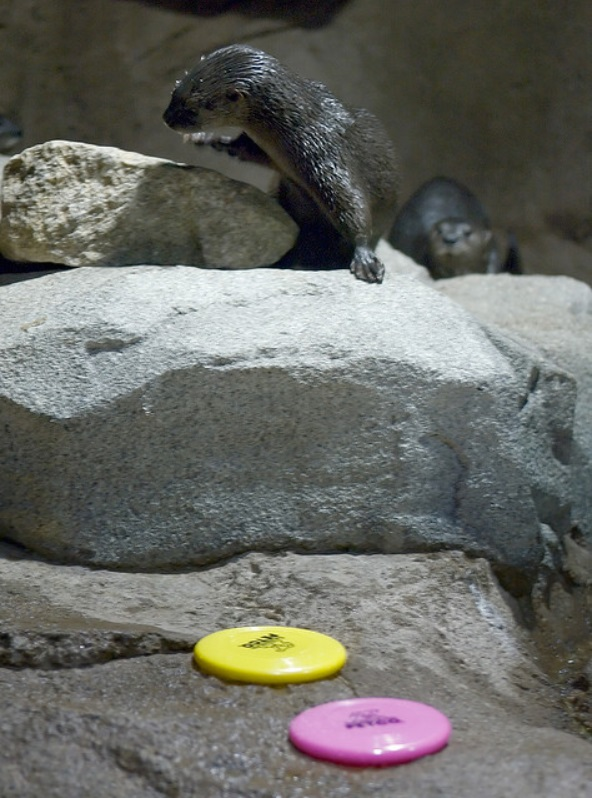
#> input picture Image Processing/HW3/q1/1.jpg, 592 x 798 px; the run also reads 1 picture not shown here
$ python sol.py
#> lines starting #> are read from the running program, lines starting #| are printed output that depends on the picture; long printed decimals are rounded
# Itamar Brotzky, 207931296
# Or Diner, 207035809

import cv2
import numpy as np
import matplotlib.pyplot as plt

# original image
image0 = cv2.imread("1.jpg", cv2.IMREAD_GRAYSCALE)
#> image0: shape (798, 592); min 0, max 255, mean 104.3

image1 = cv2.imread("image_1.jpg", cv2.IMREAD_GRAYSCALE)
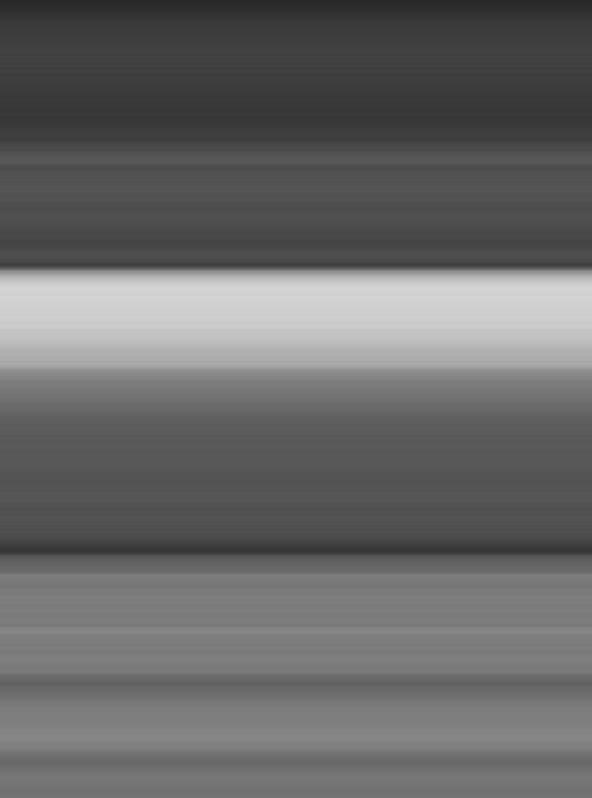
#> input picture Image Processing/HW3/q1/image_1.jpg, 592 x 798 px
#> image1 is the input picture: shape (798, 592); min 40, max 212, mean 104.3
image2 = cv2.imread("image_2.jpg", cv2.IMREAD_GRAYSCALE)
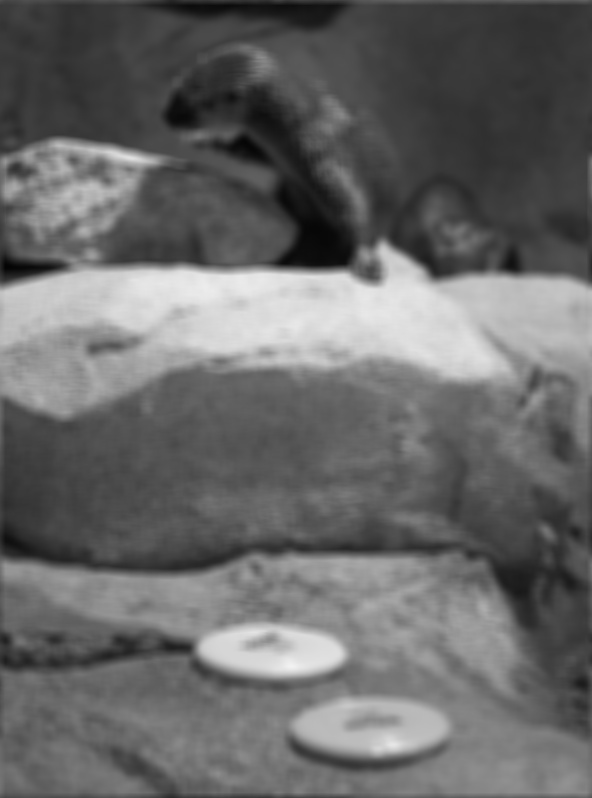
#> input picture Image Processing/HW3/q1/image_2.jpg, 592 x 798 px
#> image2 is the input picture: shape (798, 592); min 4, max 242, mean 104.3
image3 = cv2.imread("image_3.jpg", cv2.IMREAD_GRAYSCALE)
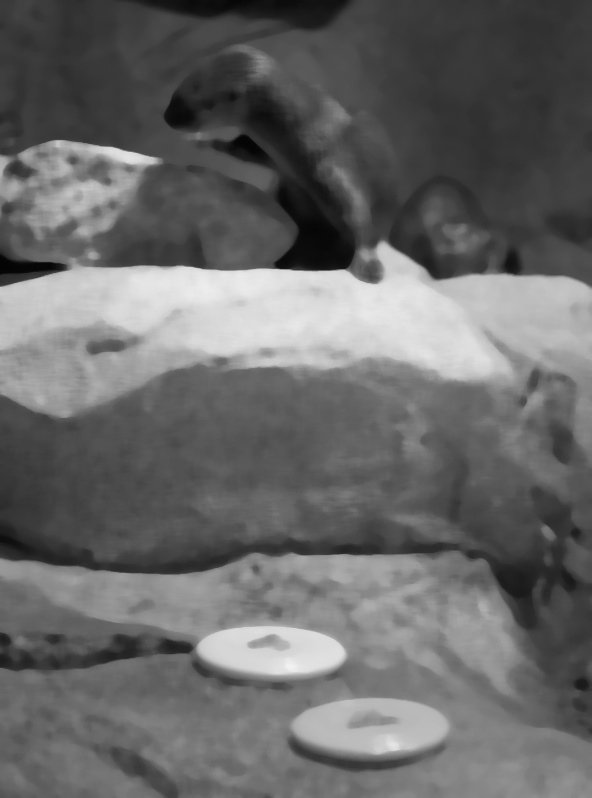
#> input picture Image Processing/HW3/q1/image_3.jpg, 592 x 798 px
#> image3 is the input picture: shape (798, 592); min 2, max 242, mean 104.3
image4 = cv2.imread("image_4.jpg", cv2.IMREAD_GRAYSCALE)
image5 = cv2.imread("image_5.jpg", cv2.IMREAD_GRAYSCALE)
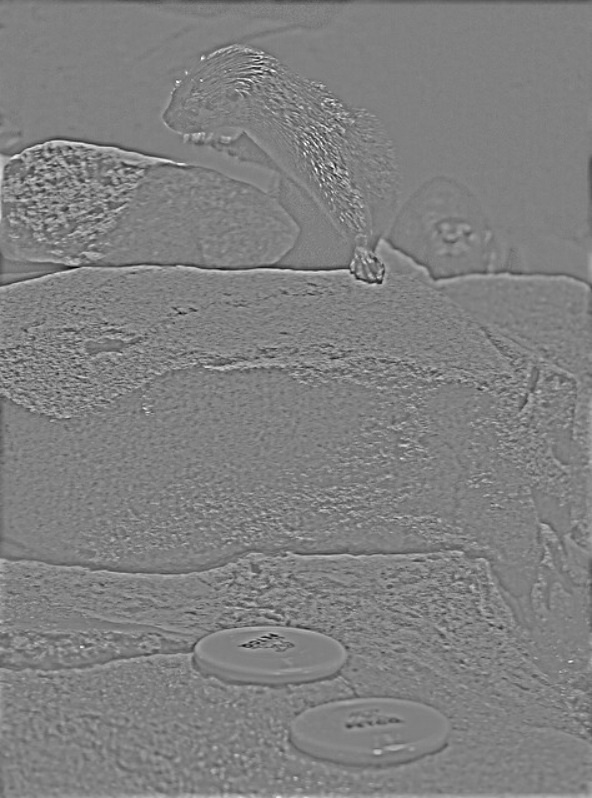
#> input picture Image Processing/HW3/q1/image_5.jpg, 592 x 798 px
#> image5 is the input picture: shape (798, 592); min 2, max 255, mean 128
image6 = cv2.imread("image_6.jpg", cv2.IMREAD_GRAYSCALE)
image7 = cv2.imread("image_7.jpg", cv2.IMREAD_GRAYSCALE)
image8 = cv2.imread("image_8.jpg", cv2.IMREAD_GRAYSCALE)
image9 = cv2.imread("image_9.jpg", cv2.IMREAD_GRAYSCALE)


def calculate_mse(image_A, image_B):
    """
    Calculates the Mean Squared Error (MSE) between two grayscale images.

    Parameters:
        image_A (numpy.ndarray): First grayscale image (2D array).
        image_B (numpy.ndarray): Second grayscale image (2D array).

    Returns:
        float: The Mean Squared Error between the two images.
    """
    # Ensure the images have the same dimensions
    if image_A.shape != image_B.shape:
        raise ValueError("The two images must have the same dimensions.")

    # Compute the Mean Squared Error
    mse = np.mean((image_A.astype(np.float64) - image_B.astype(np.float64)) ** 2)

    return mse


def plot_3_images(original_image, exercise_image, our_image):
    plt.figure(figsize=(16, 8))
    plt.subplot(141)
    plt.imshow(original_image, cmap="gray")
    plt.axis("off")
    plt.title("Original Image")

    plt.subplot(142)
    plt.imshow(exercise_image, cmap="gray")
    plt.axis("off")
    plt.title("Exercise Image")

    plt.subplot(143)
    plt.imshow(our_image, cmap="gray")
    plt.axis("off")
    plt.title("Reconstructed Image")

    print("MSE =", calculate_mse(our_image, exercise_image))

    plt.subplot(144)
    plt.imshow((our_image - exercise_image), cmap="gray")
    plt.axis("off")
    plt.title("Difference Image")

    plt.show()


# Image 1 - Row average

custom_image = np.zeros((image0.shape[0], image0.shape[1]), dtype=np.uint8)

for row in range(image0.shape[0]):
    average = np.mean(image0[row, :])
    custom_image[row, :] = average
#> this loop made 798 passes
#> average on passes 1 to 3: 40.24, 40.65, 41.1

plot_3_images(image0, image1, custom_image)
#> in calculate_mse, `mse = np.mean((image_A.astype(np.float64) - image_B.astype(np.float64)..`: mse = 0.518
#| MSE = 0.5175
cv2.imwrite("Our_image_1.jpg", custom_image)


# Image 2 - Gaussian Blur

custom_image = cv2.GaussianBlur(image0, ksize=(11, 11), sigmaX=15)

plot_3_images(image0, image2, custom_image)
#| MSE = 9.074
cv2.imwrite("Our_image_2.jpg", custom_image)


# Image 3 - Median Filter

custom_image = cv2.medianBlur(image0, 11)

plot_3_images(image0, image3, custom_image)
#| MSE = 0.3677
#> in plot_3_images (call 3), `plt.show()`:
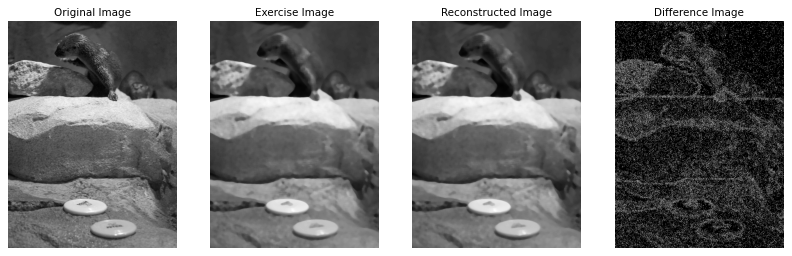
#> figure drawn by matplotlib, 4 panels
cv2.imwrite("Our_image_3.jpg", custom_image)


# Image 4 - Convolution with a vertical kernel (each row is [0,...0,1,0...,0])

def create_cubic_vertical_kernel(size):
    matrix = np.zeros((size, size))
    matrix[:, size // 2] = 1
    matrix = matrix / np.sum(matrix)
    return matrix

kernel = create_cubic_vertical_kernel(15)

custom_image = cv2.filter2D(image0, -1, kernel)
plot_3_images(image0, image4, custom_image)
#| MSE = 9.394
cv2.imwrite("Our_image_4.jpg", custom_image)


# Image 5 - sharp_part

custom_image = cv2.GaussianBlur(image0, ksize=(11, 11), sigmaX=15)
sharp_part = image0 - custom_image
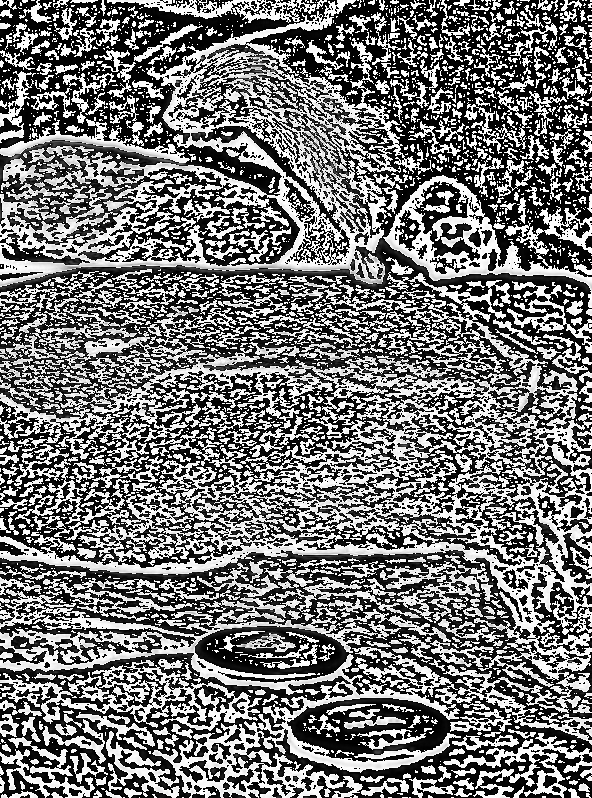
#> sharp_part: shape (798, 592); min 0, max 255, mean 117

plot_3_images(image0, image5, sharp_part+128)
#| MSE = 10.144
cv2.imwrite("Our_image_5.jpg", sharp_part+128)


# Image 6 - Horizontal edge detection

kernel = np.array([
    [-0.26, -0.52, -0.26],
    [0,        0,      0],
    [0.26,  0.52,   0.26]
    ])

custom_image = cv2.filter2D(image0, -1, kernel)
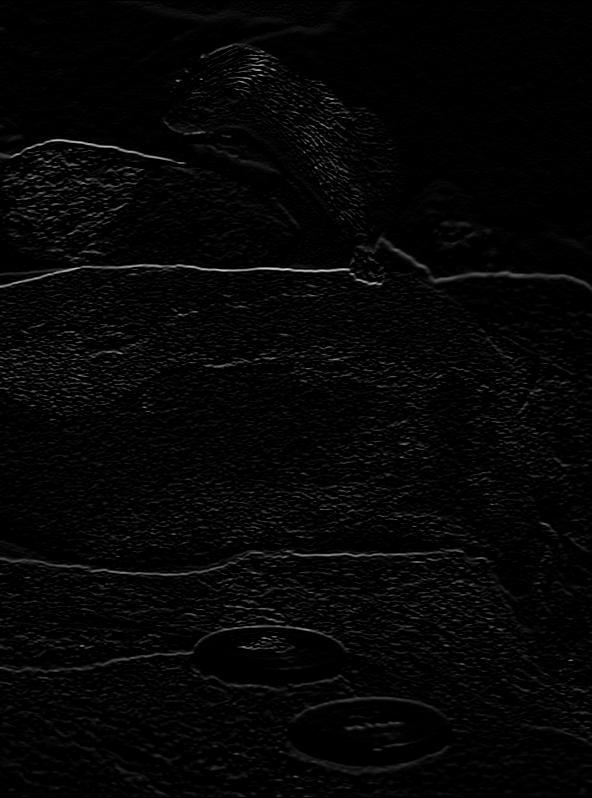
#> custom_image: shape (798, 592); min 0, max 220, mean 5.5

#> (the run stopped early here; a loop or call above may not have finished)
